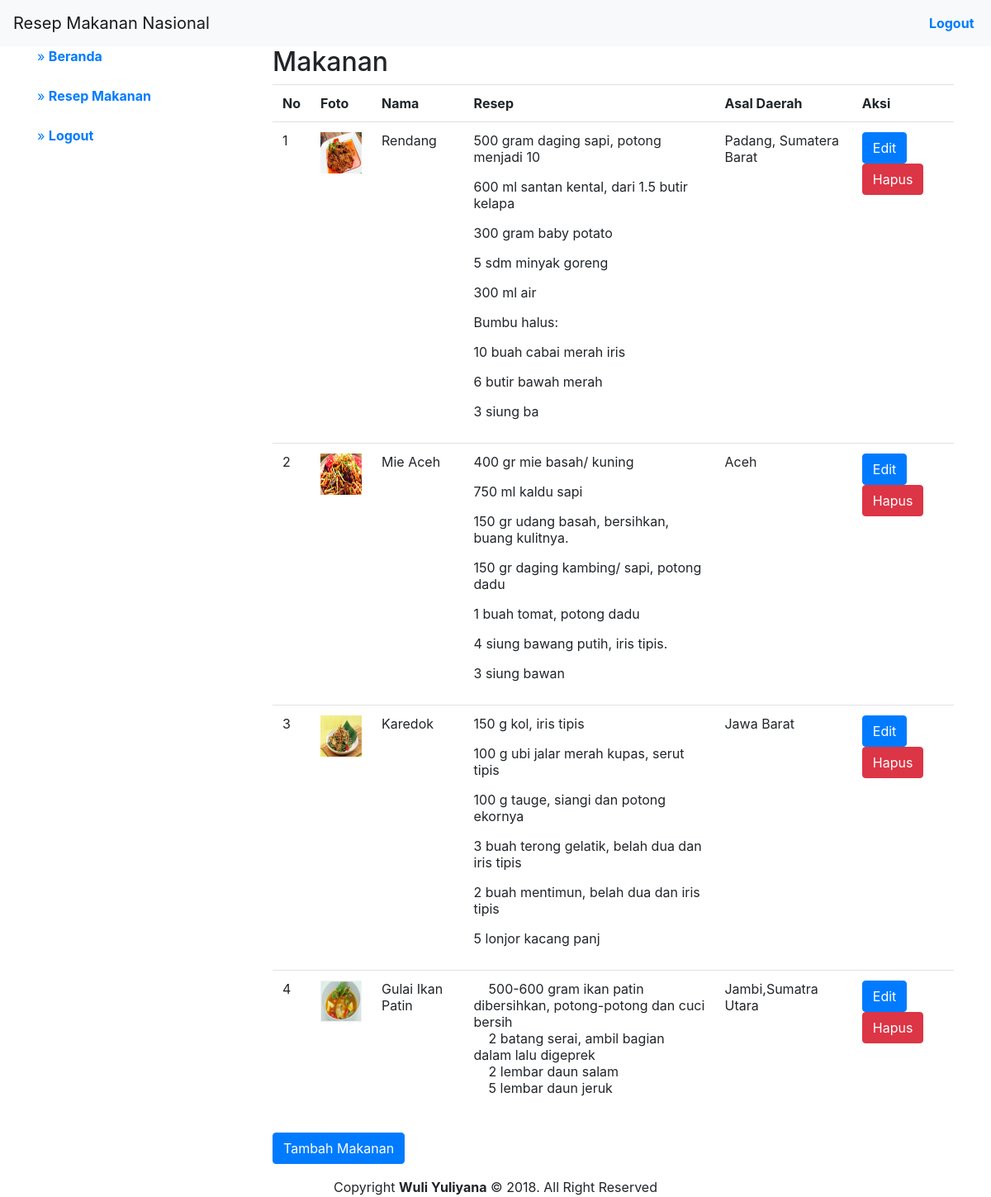
/admin/server.php?module=makanan&act (signed in), run on the app's committed database.
### tables this page shows
CREATE TABLE `makanan` (
  `id_makanan` int(5) NOT NULL,
  `foto_makanan` varchar(255) NOT NULL,
  `nama_makanan` varchar(255) NOT NULL,
  `resep_makanan` varchar(255) NOT NULL,
  `daerah_makanan` varchar(255) NOT NULL
);

### admin/modul/makanan.php (the view, shortened to what this page needs)
<?php
switch(@$_GET[act]){
	default:
	echo "<h2>Makanan</h2>
	<table class='table'>
		<tr>
			<th scope='col'>No</th><th scope='col'>Foto</th><th scope='col'>Nama</th><th scope='col'>Resep</th><th scope='col'>Asal Daerah</th><th scope='col'>Aksi</th>
		</tr>";
		$tampil=mysqli_query($koneksi,"select * from makanan order by id_makanan asc");
		$no=1;
		while ($r=mysqli_fetch_array($tampil)) {
			echo "<tr>
			<td>$no</td>
			<td><img width='50' height='50' src ='images/$r[foto_makanan]'></td>
			<td>$r[nama_makanan]</td>
			<td>$r[resep_makanan]</td>
			<td>$r[daerah_makanan]</td>
			<td><a class='btn btn-primary' href=?module=makanan&act=editmakanan&id=$r[id_makanan]>Edit</a>
				<a class='btn btn-danger' href=\"aksi.php?module=makanan&act=hapus&id=$r[id_makanan]\" onClick=\"return confirm('apakah anda benar akan menghapus data makanan $r[id_makanan]?')\">Hapus</a>
			</td></tr>";
			$no++;
		}
		echo "</table><form method=post action='?module=makanan&act=tambahmakanan'>
		<input type=submit class='btn btn-primary' value='Tambah Makanan'>
	</form>"
		;
		break;
	}
	?>

### data on the page
makanan: foto_makanan (picture), nama_makanan "Rendang", resep_makanan "500 gram daging sapi, potong menjadi 10 600 ml santan kental, dari 1.5 butir kelapa 300 gram baby potato 5 sdm minyak goreng 300 ml air Bumbu halus: 10 buah cabai merah iris 6 butir bawah merah 3 siung ba", daerah_makanan "Padang, Sumatera Barat"
makanan: foto_makanan (picture), nama_makanan "Mie Aceh", resep_makanan "400 gr mie basah/ kuning 750 ml kaldu sapi 150 gr udang basah, bersihkan, buang kulitnya. 150 gr daging kambing/ sapi, potong dadu 1 buah tomat, potong dadu 4 siung bawang putih, iris tipis. 3 siung bawan", daerah_makanan "Aceh"
makanan: foto_makanan (picture), nama_makanan "Karedok", resep_makanan "150 g kol, iris tipis 100 g ubi jalar merah kupas, serut tipis 100 g tauge, siangi dan potong ekornya 3 buah terong gelatik, belah dua dan iris tipis 2 buah mentimun, belah dua dan iris tipis 5 lonjor kacang panj", daerah_makanan "Jawa Barat"
makanan: foto_makanan (picture), nama_makanan "Gulai Ikan Patin", resep_makanan "500-600 gram ikan patin dibersihkan, potong-potong dan cuci bersih 2 batang serai, ambil bagian dalam lalu digeprek 2 lembar daun salam 5 lembar daun jeruk", daerah_makanan "Jambi,Sumatra Utara"
